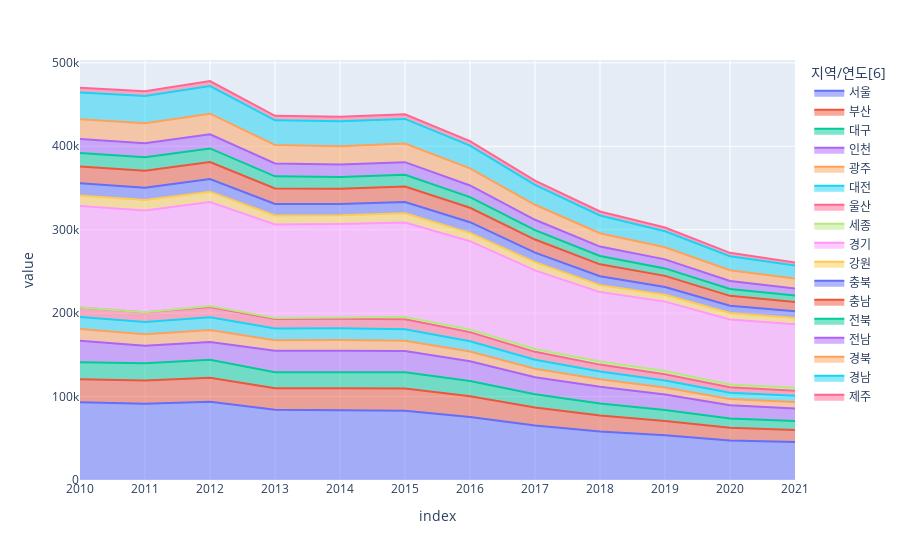

Notebook source saved alongside this figure:
### Code cell
df.set_index('지역/연도[6]')\
.applymap(lambda x: 0 if x == '-' else float(x))\
.applymap(lambda x: x*1000 if x<1000 else x).T\
.loc[:,'서울':'제주']\
.plot.area(backend='plotly')

### Figure 1 — Plotly figure (JSON) as saved in the notebook; plotly's stock layout.template omitted (floating-point values rounded to 4 significant figures)
{"data": [{"fillpattern": {"shape": ""}, "hovertemplate": "지역/연도[6]=서울<br>index=%{x}<br>value=%{y}<extra></extra>", "legendgroup": "서울", "line": {"color": "#636efa"}, "marker": {"symbol": "circle"}, "mode": "lines", "name": "서울", "orientation": "v", "showlegend": true, "stackgroup": "1", "type": "scatter", "x": ["2010", "2011", "2012", "2013", "2014", "2015", "2016", "2017", "2018", "2019", "2020", "2021"], "xaxis": "x", "y": [93266, 91526, 93914, 84066, 83711, 83005, 75536, 65389, 58074, 53673, 47400, 45531], "yaxis": "y"}, {"fillpattern": {"shape": ""}, "hovertemplate": "지역/연도[6]=부산<br>index=%{x}<br>value=%{y}<extra></extra>", "legendgroup": "부산", "line": {"color": "#EF553B"}, "marker": {"symbol": "circle"}, "mode": "lines", "name": "부산", "orientation": "v", "showlegend": true, "stackgroup": "1", "type": "scatter", "x": ["2010", "2011", "2012", "2013", "2014", "2015", "2016", "2017", "2018", "2019", "2020", "2021"], "xaxis": "x", "y": [27415, 27759, 28673, 25831, 26190, 26645, 24906, 21480, 19152, 17049, 15100, 14446], "yaxis": "y"}, {"fillpattern": {"shape": ""}, "hovertemplate": "지역/연도[6]=대구<br>index=%{x}<br>value=%{y}<extra></extra>", "legendgroup": "대구", "line": {"color": "#00cc96"}, "marker": {"symbol": "circle"}, "mode": "lines", "name": "대구", "orientation": "v", "showlegend": true, "stackgroup": "1", "type": "scatter", "x": ["2010", "2011", "2012", "2013", "2014", "2015", "2016", "2017", "2018", "2019", "2020", "2021"], "xaxis": "x", "y": [20557, 20758, 21472, 19340, 19361, 19438, 18298, 15946, 14400, 13233, 11200, 10661], "yaxis": "y"}, {"fillpattern": {"shape": ""}, "hovertemplate": "지역/연도[6]=인천<br>index=%{x}<br>value=%{y}<extra></extra>", "legendgroup": "인천", "line": {"color": "#ab63fa"}, "marker": {"symbol": "circle"}, "mode": "lines", "name": "인천", "orientation": "v", "showlegend": true, "stackgroup": "1", "type": "scatter", "x": ["2010", "2011", "2012", "2013", "2014", "2015", "2016", "2017", "2018", "2019", "2020", "2021"], "xaxis": "x", "y": [25752, 20758, 21472, 25560, 25786, 25491, 23609, 20445, 20087, 18522, 16000, 14947], "yaxis": "y"}, {"fillpattern": {"shape": ""}, "hovertemplate": "지역/연도[6]=광주<br>index=%{x}<br>value=%{y}<extra></extra>", "legendgroup": "광주", "line": {"color": "#FFA15A"}, "marker": {"symbol": "circle"}, "mode": "lines", "name": "광주", "orientation": "v", "showlegend": true, "stackgroup": "1", "type": "scatter", "x": ["2010", "2011", "2012", "2013", "2014", "2015", "2016", "2017", "2018", "2019", "2020", "2021"], "xaxis": "x", "y": [13979, 13916, 14392, 12729, 12729, 12441, 11580, 10120, 9105, 8364, 7300, 7956], "yaxis": "y"}, {"fillpattern": {"shape": ""}, "hovertemplate": "지역/연도[6]=대전<br>index=%{x}<br>value=%{y}<extra></extra>", "legendgroup": "대전", "line": {"color": "#19d3f3"}, "marker": {"symbol": "circle"}, "mode": "lines", "name": "대전", "orientation": "v", "showlegend": true, "stackgroup": "1", "type": "scatter", "x": ["2010", "2011", "2012", "2013", "2014", "2015", "2016", "2017", "2018", "2019", "2020", "2021"], "xaxis": "x", "y": [14314, 14808, 15279, 14099, 13962, 13774, 12436, 10851, 9337, 8410, 7500, 7414], "yaxis": "y"}, {"fillpattern": {"shape": ""}, "hovertemplate": "지역/연도[6]=울산<br>index=%{x}<br>value=%{y}<extra></extra>", "legendgroup": "울산", "line": {"color": "#FF6692"}, "marker": {"symbol": "circle"}, "mode": "lines", "name": "울산", "orientation": "v", "showlegend": true, "stackgroup": "1", "type": "scatter", "x": ["2010", "2011", "2012", "2013", "2014", "2015", "2016", "2017", "2018", "2019", "2020", "2021"], "xaxis": "x", "y": [11432, 11542, 12160, 11330, 11556, 11732, 10910, 9381, 8149, 7539, 6600, 6127], "yaxis": "y"}, {"fillpattern": {"shape": ""}, "hovertemplate": "지역/연도[6]=세종<br>index=%{x}<br>value=%{y}<extra></extra>", "legendgroup": "세종", "line": {"color": "#B6E880"}, "marker": {"symbol": "circle"}, "mode": "lines", "name": "세종", "orientation": "v", "showlegend": true, "stackgroup": "1", "type": "scatter", "x": ["2010", "2011", "2012", "2013", "2014", "2015", "2016", "2017", "2018", "2019", "2020", "2021"], "xaxis": "x", "y": [0, 0, 1054, 1111, 1344, 2708, 3297, 3504, 3703, 3819, 3500, 3570], "yaxis": "y"}, {"fillpattern": {"shape": ""}, "hovertemplate": "지역/연도[6]=경기<br>index=%{x}<br>value=%{y}<extra></extra>", "legendgroup": "경기", "line": {"color": "#FF97FF"}, "marker": {"symbol": "circle"}, "mode": "lines", "name": "경기", "orientation": "v", "showlegend": true, "stackgroup": "1", "type": "scatter", "x": ["2010", "2011", "2012", "2013", "2014", "2015", "2016", "2017", "2018", "2019", "2020", "2021"], "xaxis": "x", "y": [121753, 122027, 124746, 112129, 112169, 113495, 105643, 94088, 83198, 83198, 77800, 76139], "yaxis": "y"}, {"fillpattern": {"shape": ""}, "hovertemplate": "지역/연도[6]=강원<br>index=%{x}<br>value=%{y}<extra></extra>", "legendgroup": "강원", "line": {"color": "#FECB52"}, "marker": {"symbol": "circle"}, "mode": "lines", "name": "강원", "orientation": "v", "showlegend": true, "stackgroup": "1", "type": "scatter", "x": ["2010", "2011", "2012", "2013", "2014", "2015", "2016", "2017", "2018", "2019", "2020", "2021"], "xaxis": "x", "y": [12477, 12408, 12426, 10980, 10662, 10929, 10058, 9958, 8351, 8283, 7800, 7357], "yaxis": "y"}, {"fillpattern": {"shape": ""}, "hovertemplate": "지역/연도[6]=충북<br>index=%{x}<br>value=%{y}<extra></extra>", "legendgroup": "충북", "line": {"color": "#636efa"}, "marker": {"symbol": "circle"}, "mode": "lines", "name": "충북", "orientation": "v", "showlegend": true, "stackgroup": "1", "type": "scatter", "x": ["2010", "2011", "2012", "2013", "2014", "2015", "2016", "2017", "2018", "2019", "2020", "2021"], "xaxis": "x", "y": [14670, 14804, 15139, 13658, 13366, 13563, 12742, 11394, 10586, 9333, 8600, 8190], "yaxis": "y"}, {"fillpattern": {"shape": ""}, "hovertemplate": "지역/연도[6]=충남<br>index=%{x}<br>value=%{y}<extra></extra>", "legendgroup": "충남", "line": {"color": "#EF553B"}, "marker": {"symbol": "circle"}, "mode": "lines", "name": "충남", "orientation": "v", "showlegend": true, "stackgroup": "1", "type": "scatter", "x": ["2010", "2011", "2012", "2013", "2014", "2015", "2016", "2017", "2018", "2019", "2020", "2021"], "xaxis": "x", "y": [20242, 20398, 20448, 18628, 18200, 18604, 17302, 15670, 14380, 13228, 11900, 10984], "yaxis": "y"}, {"fillpattern": {"shape": ""}, "hovertemplate": "지역/연도[6]=전북<br>index=%{x}<br>value=%{y}<extra></extra>", "legendgroup": "전북", "line": {"color": "#00cc96"}, "marker": {"symbol": "circle"}, "mode": "lines", "name": "전북", "orientation": "v", "showlegend": true, "stackgroup": "1", "type": "scatter", "x": ["2010", "2011", "2012", "2013", "2014", "2015", "2016", "2017", "2018", "2019", "2020", "2021"], "xaxis": "x", "y": [16100, 16175, 16238, 14555, 14231, 14087, 12698, 11348, 10001, 8971, 8200, 7745], "yaxis": "y"}, {"fillpattern": {"shape": ""}, "hovertemplate": "지역/연도[6]=전남<br>index=%{x}<br>value=%{y}<extra></extra>", "legendgroup": "전남", "line": {"color": "#ab63fa"}, "marker": {"symbol": "circle"}, "mode": "lines", "name": "전남", "orientation": "v", "showlegend": true, "stackgroup": "1", "type": "scatter", "x": ["2010", "2011", "2012", "2013", "2014", "2015", "2016", "2017", "2018", "2019", "2020", "2021"], "xaxis": "x", "y": [16654, 16612, 16990, 15401, 14817, 15061, 13980, 12354, 11238, 10832, 9700, 8430], "yaxis": "y"}, {"fillpattern": {"shape": ""}, "hovertemplate": "지역/연도[6]=경북<br>index=%{x}<br>value=%{y}<extra></extra>", "legendgroup": "경북", "line": {"color": "#FFA15A"}, "marker": {"symbol": "circle"}, "mode": "lines", "name": "경북", "orientation": "v", "showlegend": true, "stackgroup": "1", "type": "scatter", "x": ["2010", "2011", "2012", "2013", "2014", "2015", "2016", "2017", "2018", "2019", "2020", "2021"], "xaxis": "x", "y": [23700, 24250, 24635, 22206, 22062, 22310, 20616, 17957, 16079, 14472, 12900, 12045], "yaxis": "y"}, {"fillpattern": {"shape": ""}, "hovertemplate": "지역/연도[6]=경남<br>index=%{x}<br>value=%{y}<extra></extra>", "legendgroup": "경남", "line": {"color": "#19d3f3"}, "marker": {"symbol": "circle"}, "mode": "lines", "name": "경남", "orientation": "v", "showlegend": true, "stackgroup": "1", "type": "scatter", "x": ["2010", "2011", "2012", "2013", "2014", "2015", "2016", "2017", "2018", "2019", "2020", "2021"], "xaxis": "x", "y": [32203, 32536, 33211, 29504, 29763, 29537, 27138, 23849, 21224, 19250, 16800, 15562], "yaxis": "y"}, {"fillpattern": {"shape": ""}, "hovertemplate": "지역/연도[6]=제주<br>index=%{x}<br>value=%{y}<extra></extra>", "legendgroup": "제주", "line": {"color": "#FF6692"}, "marker": {"symbol": "circle"}, "mode": "lines", "name": "제주", "orientation": "v", "showlegend": true, "stackgroup": "1", "type": "scatter", "x": ["2010", "2011", "2012", "2013", "2014", "2015", "2016", "2017", "2018", "2019", "2020", "2021"], "xaxis": "x", "y": [5657, 5628, 5992, 5328, 5526, 5600, 5494, 5037, 4781, 4500, 4000, 3728], "yaxis": "y"}], "layout": {"autosize": true, "legend": {"title": {"text": "지역/연도[6]"}, "tracegroupgap": 0}, "margin": {"t": 60}, "xaxis": {"anchor": "y", "autorange": true, "domain": [0, 1], "range": [0, 11], "title": {"text": "index"}, "type": "category"}, "yaxis": {"anchor": "x", "autorange": true, "domain": [0, 1], "range": [0, 503400.0], "title": {"text": "value"}, "type": "linear"}}}
